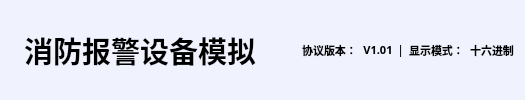
    <widget class="QWidget" name="widget" native="true">
     <property name="styleSheet">
      <string notr="true">background-color: rgb(240, 243, 254);</string>
     </property>
     <layout class="QHBoxLayout" name="horizontalLayout">
      <item>
       <widget class="QLabel" name="label_137">
        <property name="text">
         <string/>
        </property>
        <property name="pixmap">
         <pixmap resource="../../res.qrc">:/img/resources/images/title.png</pixmap>
        </property>
        <property name="scaledContents">
         <bool>false</bool>
        </property>
        <property name="alignment">
         <set>Qt::AlignmentFlag::AlignLeading|Qt::AlignmentFlag::AlignLeft|Qt::AlignmentFlag::AlignVCenter</set>
        </property>
        <property name="buddy">
         <cstring></cstring>
        </property>
       </widget>
      </item>
      <item>
       <widget class="QLabel" name="label_2">
        <property name="font">
         <font>
          <pointsize>22</pointsize>
          <bold>true</bold>
         </font>
        </property>
        <property name="text">
         <string>消防报警设备模拟</string>
        </property>
        <property name="alignment">
         <set>Qt::AlignmentFlag::AlignCenter</set>
        </property>
        <property name="textInteractionFlags">
         <set>Qt::TextInteractionFlag::LinksAccessibleByMouse</set>
        </property>
       </widget>
      </item>
      <item>
       <spacer name="horizontalSpacer">
        <property name="orientation">
         <enum>Qt::Orientation::Horizontal</enum>
        </property>
        <property name="sizeHint" stdset="0">
         <size>
          <width>40</width>
          <height>20</height>
         </size>
        </property>
       </spacer>
      </item>
      <item>
       <widget class="QLabel" name="label_138">
        <property name="font">
         <font>
          <family>微软雅黑</family>
          <pointsize>8</pointsize>
          <bold>true</bold>
         </font>
        </property>
        <property name="text">
         <string>协议版本：</string>
        </property>
        <property name="alignment">
         <set>Qt::AlignmentFlag::AlignCenter</set>
        </property>
        <property name="textInteractionFlags">
         <set>Qt::TextInteractionFlag::NoTextInteraction</set>
        </property>
       </widget>
      </item>
      <item>
       <widget class="QLabel" name="label_139">
        <property name="font">
         <font>
          <family>微软雅黑</family>
          <pointsize>8</pointsize>
          <bold>true</bold>
         </font>
        </property>
        <property name="text">
         <string>V1.01</string>
        </property>
        <property name="alignment">
         <set>Qt::AlignmentFlag::AlignCenter</set>
        </property>
        <property name="textInteractionFlags">
         <set>Qt::TextInteractionFlag::NoTextInteraction</set>
        </property>
       </widget>
      </item>
      <item>
       <widget class="QLabel" name="label_140">
        <property name="text">
         <string>|</string>
        </property>
       </widget>
      </item>
      <item>
       <widget class="QLabel" name="label_141">
        <property name="font">
         <font>
          <family>微软雅黑</family>
          <pointsize>8</pointsize>
          <bold>true</bold>
         </font>
        </property>
        <property name="text">
         <string>显示模式：</string>
        </property>
        <property name="alignment">
         <set>Qt::AlignmentFlag::AlignCenter</set>
        </property>
        <property name="textInteractionFlags">
         <set>Qt::TextInteractionFlag::NoTextInteraction</set>
        </property>
       </widget>
      </item>
      <item>
       <widget class="QLabel" name="label_144">
        <property name="font">
         <font>
          <family>微软雅黑</family>
          <pointsize>8</pointsize>
          <bold>true</bold>
         </font>
        </property>
        <property name="text">
         <string>十六进制</string>
        </property>
        <property name="alignment">
         <set>Qt::AlignmentFlag::AlignCenter</set>
        </property>
        <property name="textInteractionFlags">
         <set>Qt::TextInteractionFlag::NoTextInteraction</set>
        </property>
       </widget>
      </item>
     </layout>
    </widget>
